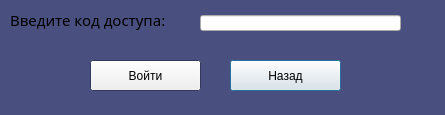
<?xml version="1.0" encoding="UTF-8"?>
<ui version="4.0">
 <class>Dialog</class>
 <widget class="QDialog" name="Dialog">
  <property name="geometry">
   <rect>
    <x>0</x>
    <y>0</y>
    <width>445</width>
    <height>115</height>
   </rect>
  </property>
  <property name="palette">
   <palette>
    <active>
     <colorrole role="Base">
      <brush brushstyle="SolidPattern">
       <color alpha="255">
        <red>255</red>
        <green>255</green>
        <blue>255</blue>
       </color>
      </brush>
     </colorrole>
     <colorrole role="Window">
      <brush brushstyle="SolidPattern">
       <color alpha="255">
        <red>73</red>
        <green>80</green>
        <blue>127</blue>
       </color>
      </brush>
     </colorrole>
    </active>
    <inactive>
     <colorrole role="Base">
      <brush brushstyle="SolidPattern">
       <color alpha="255">
        <red>255</red>
        <green>255</green>
        <blue>255</blue>
       </color>
      </brush>
     </colorrole>
     <colorrole role="Window">
      <brush brushstyle="SolidPattern">
       <color alpha="255">
        <red>73</red>
        <green>80</green>
        <blue>127</blue>
       </color>
      </brush>
     </colorrole>
    </inactive>
    <disabled>
     <colorrole role="Base">
      <brush brushstyle="SolidPattern">
       <color alpha="255">
        <red>73</red>
        <green>80</green>
        <blue>127</blue>
       </color>
      </brush>
     </colorrole>
     <colorrole role="Window">
      <brush brushstyle="SolidPattern">
       <color alpha="255">
        <red>73</red>
        <green>80</green>
        <blue>127</blue>
       </color>
      </brush>
     </colorrole>
    </disabled>
   </palette>
  </property>
  <property name="windowTitle">
   <string>Код доступа</string>
  </property>
  <widget class="QLabel" name="label">
   <property name="geometry">
    <rect>
     <x>10</x>
     <y>10</y>
     <width>181</width>
     <height>20</height>
    </rect>
   </property>
   <property name="font">
    <font>
     <family>Montserrat Medium</family>
     <pointsize>11</pointsize>
    </font>
   </property>
   <property name="text">
    <string>Введите код доступа:</string>
   </property>
  </widget>
  <widget class="QLineEdit" name="codeEdit">
   <property name="geometry">
    <rect>
     <x>200</x>
     <y>15</y>
     <width>201</width>
     <height>16</height>
    </rect>
   </property>
   <property name="styleSheet">
    <string notr="true">font: black</string>
   </property>
  </widget>
  <widget class="QPushButton" name="backButton">
   <property name="geometry">
    <rect>
     <x>230</x>
     <y>60</y>
     <width>111</width>
     <height>31</height>
    </rect>
   </property>
   <property name="text">
    <string>Назад</string>
   </property>
  </widget>
  <widget class="QPushButton" name="enterButton">
   <property name="geometry">
    <rect>
     <x>90</x>
     <y>60</y>
     <width>111</width>
     <height>31</height>
    </rect>
   </property>
   <property name="text">
    <string>Войти</string>
   </property>
  </widget>
  <widget class="QLabel" name="errorLabel">
   <property name="geometry">
    <rect>
     <x>200</x>
     <y>30</y>
     <width>201</width>
     <height>16</height>
    </rect>
   </property>
   <property name="text">
    <string/>
   </property>
  </widget>
 </widget>
 <resources/>
 <connections/>
</ui>
